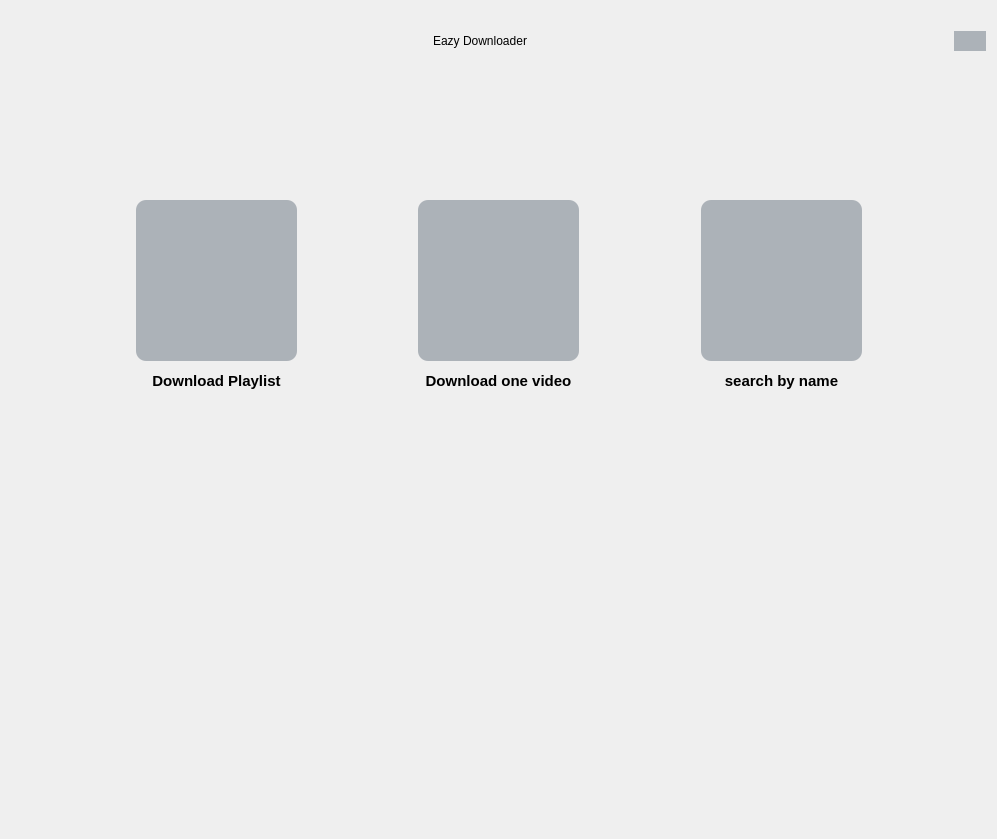
<?xml version="1.0" encoding="UTF-8"?>
<ui version="4.0">
 <class>Form</class>
 <widget class="QWidget" name="Form">
  <property name="geometry">
   <rect>
    <x>0</x>
    <y>0</y>
    <width>997</width>
    <height>839</height>
   </rect>
  </property>
  <property name="maximumSize">
   <size>
    <width>16777215</width>
    <height>16777215</height>
   </size>
  </property>
  <property name="font">
   <font>
    <weight>50</weight>
    <bold>false</bold>
   </font>
  </property>
  <property name="windowTitle">
   <string>Eazy Downloader</string>
  </property>
  <property name="windowIcon">
   <iconset resource="app_resources.qrc">
    <normaloff>:/icons/images/logo.ico</normaloff>:/icons/images/logo.ico</iconset>
  </property>
  <property name="styleSheet">
   <string notr="true">
QLineEdit, QTextEdit {
    border-width: 2px;
    border-radius: 8px;
    border-style: solid;
    border-top-color: qlineargradient(spread:pad, x1:0.5, y1:1, x2:0.5, y2:0, stop:0 #c1c9cf, stop:1 #d2d8dd);
    border-right-color: qlineargradient(spread:pad, x1:0, y1:0, x2:1, y2:0, stop:0 #c1c9cf, stop:1 #d2d8dd);
    border-bottom-color: qlineargradient(spread:pad, x1:0.5, y1:0, x2:0.5, y2:1, stop:0 #c1c9cf, stop:1 #d2d8dd);
    border-left-color: qlineargradient(spread:pad, x1:1, y1:0, x2:0, y2:0, stop:0 #c1c9cf, stop:1 #d2d8dd);
    background-color: #f4f4f4;
    color: #3d3d3d;
}
QLineEdit:focus, QTextEdit:focus {
    border-width: 2px;
    border-radius: 8px;
    border-style: solid;
    border-top-color: qlineargradient(spread:pad, x1:0.5, y1:1, x2:0.5, y2:0, stop:0 #85b7e3, stop:1 #9ec1db);
    border-right-color: qlineargradient(spread:pad, x1:0, y1:0, x2:1, y2:0, stop:0 #85b7e3, stop:1 #9ec1db);
    border-bottom-color: qlineargradient(spread:pad, x1:0.5, y1:0, x2:0.5, y2:1, stop:0 #85b7e3, stop:1 #9ec1db);
    border-left-color: qlineargradient(spread:pad, x1:1, y1:0, x2:0, y2:0, stop:0 #85b7e3, stop:1 #9ec1db);
    background-color: #f4f4f4;
    color: #3d3d3d;
}
QLineEdit:disabled{
    color: #b9b9b9;
}

QLineEdit::placeholder {
          color: #767e89;
        }

*{border-radius:10% 10%;
	border-color: rgb(255, 255, 255,100);


}

QPushButton:hover{
    background-color: #827397;
}

QPushButton{
	background-color:rgba(69,83,100,100 );
}

QFrame {
	background-color: rgb(255, 255, 255,0);
	border-color: rgb(255, 255, 255,0);
}

</string>
  </property>
  <layout class="QGridLayout" name="gridLayout_2">
   <item row="4" column="0">
    <spacer name="verticalSpacer">
     <property name="orientation">
      <enum>Qt::Vertical</enum>
     </property>
     <property name="sizeType">
      <enum>QSizePolicy::Expanding</enum>
     </property>
     <property name="sizeHint" stdset="0">
      <size>
       <width>20</width>
       <height>322</height>
      </size>
     </property>
    </spacer>
   </item>
   <item row="3" column="0" colspan="2">
    <widget class="QFrame" name="frame">
     <property name="frameShape">
      <enum>QFrame::StyledPanel</enum>
     </property>
     <property name="frameShadow">
      <enum>QFrame::Raised</enum>
     </property>
     <layout class="QGridLayout" name="gridLayout">
      <item row="1" column="2">
       <spacer name="horizontalSpacer">
        <property name="orientation">
         <enum>Qt::Horizontal</enum>
        </property>
        <property name="sizeHint" stdset="0">
         <size>
          <width>61</width>
          <height>20</height>
         </size>
        </property>
       </spacer>
      </item>
      <item row="1" column="4">
       <spacer name="horizontalSpacer_2">
        <property name="orientation">
         <enum>Qt::Horizontal</enum>
        </property>
        <property name="sizeHint" stdset="0">
         <size>
          <width>61</width>
          <height>20</height>
         </size>
        </property>
       </spacer>
      </item>
      <item row="1" column="0">
       <spacer name="horizontalSpacer_4">
        <property name="orientation">
         <enum>Qt::Horizontal</enum>
        </property>
        <property name="sizeHint" stdset="0">
         <size>
          <width>61</width>
          <height>20</height>
         </size>
        </property>
       </spacer>
      </item>
      <item row="1" column="5">
       <layout class="QVBoxLayout" name="verticalLayout">
        <item>
         <widget class="QPushButton" name="search_song_btn">
          <property name="minimumSize">
           <size>
            <width>161</width>
            <height>161</height>
           </size>
          </property>
          <property name="maximumSize">
           <size>
            <width>161</width>
            <height>161</height>
           </size>
          </property>
          <property name="styleSheet">
           <string notr="true">QPushButton {

    padding: 2px;
    font: bold 15px;
    border-width: 6px;
    border-radius: 10px;
    border-color: #2752B8;
}
QPushButton:hover {
    background-color: #827397;
}</string>
          </property>
          <property name="text">
           <string/>
          </property>
          <property name="icon">
           <iconset resource="app_resources.qrc">
            <normaloff>:/icons/icons/searching.png</normaloff>:/icons/icons/searching.png</iconset>
          </property>
          <property name="iconSize">
           <size>
            <width>100</width>
            <height>100</height>
           </size>
          </property>
         </widget>
        </item>
        <item>
         <spacer name="verticalSpacer_5">
          <property name="orientation">
           <enum>Qt::Vertical</enum>
          </property>
          <property name="sizeType">
           <enum>QSizePolicy::Fixed</enum>
          </property>
          <property name="sizeHint" stdset="0">
           <size>
            <width>20</width>
            <height>5</height>
           </size>
          </property>
         </spacer>
        </item>
        <item>
         <widget class="QLabel" name="label_13">
          <property name="sizePolicy">
           <sizepolicy hsizetype="Preferred" vsizetype="Fixed">
            <horstretch>0</horstretch>
            <verstretch>0</verstretch>
           </sizepolicy>
          </property>
          <property name="maximumSize">
           <size>
            <width>161</width>
            <height>16777215</height>
           </size>
          </property>
          <property name="font">
           <font>
            <family>Ubuntu</family>
            <pointsize>11</pointsize>
            <weight>75</weight>
            <bold>true</bold>
           </font>
          </property>
          <property name="text">
           <string>search by name</string>
          </property>
          <property name="alignment">
           <set>Qt::AlignCenter</set>
          </property>
         </widget>
        </item>
       </layout>
      </item>
      <item row="2" column="1">
       <spacer name="verticalSpacer_6">
        <property name="orientation">
         <enum>Qt::Vertical</enum>
        </property>
        <property name="sizeHint" stdset="0">
         <size>
          <width>20</width>
          <height>40</height>
         </size>
        </property>
       </spacer>
      </item>
      <item row="1" column="3">
       <layout class="QVBoxLayout" name="verticalLayout_2">
        <item>
         <widget class="QPushButton" name="dwnlod_video_btn">
          <property name="minimumSize">
           <size>
            <width>161</width>
            <height>161</height>
           </size>
          </property>
          <property name="maximumSize">
           <size>
            <width>161</width>
            <height>161</height>
           </size>
          </property>
          <property name="styleSheet">
           <string notr="true">QPushButton {

    padding: 2px;
    font: bold 15px;
    border-width: 6px;
    border-radius: 10px;
    border-color: #2752B8;
}
QPushButton:hover {
    background-color: #827397;
}</string>
          </property>
          <property name="text">
           <string/>
          </property>
          <property name="icon">
           <iconset resource="app_resources.qrc">
            <normaloff>:/icons/images/icons8.png</normaloff>:/icons/images/icons8.png</iconset>
          </property>
          <property name="iconSize">
           <size>
            <width>150</width>
            <height>150</height>
           </size>
          </property>
         </widget>
        </item>
        <item>
         <spacer name="verticalSpacer_4">
          <property name="orientation">
           <enum>Qt::Vertical</enum>
          </property>
          <property name="sizeType">
           <enum>QSizePolicy::Fixed</enum>
          </property>
          <property name="sizeHint" stdset="0">
           <size>
            <width>20</width>
            <height>5</height>
           </size>
          </property>
         </spacer>
        </item>
        <item>
         <widget class="QLabel" name="label_12">
          <property name="sizePolicy">
           <sizepolicy hsizetype="Preferred" vsizetype="Fixed">
            <horstretch>0</horstretch>
            <verstretch>0</verstretch>
           </sizepolicy>
          </property>
          <property name="maximumSize">
           <size>
            <width>185</width>
            <height>16777215</height>
           </size>
          </property>
          <property name="font">
           <font>
            <family>Ubuntu</family>
            <pointsize>11</pointsize>
            <weight>75</weight>
            <bold>true</bold>
           </font>
          </property>
          <property name="text">
           <string>Download one video</string>
          </property>
          <property name="alignment">
           <set>Qt::AlignCenter</set>
          </property>
         </widget>
        </item>
       </layout>
      </item>
      <item row="1" column="1">
       <layout class="QVBoxLayout" name="verticalLayout_3">
        <item>
         <widget class="QPushButton" name="dwnlod_playlist_btn">
          <property name="minimumSize">
           <size>
            <width>161</width>
            <height>161</height>
           </size>
          </property>
          <property name="maximumSize">
           <size>
            <width>161</width>
            <height>161</height>
           </size>
          </property>
          <property name="styleSheet">
           <string notr="true">QPushButton {

    padding: 2px;
    font: bold 15px;
    border-width: 6px;
    border-radius: 10px;
    border-color: #2752B8;
}
QPushButton:hover {
    background-color: #827397;
}</string>
          </property>
          <property name="text">
           <string/>
          </property>
          <property name="icon">
           <iconset resource="app_resources.qrc">
            <normaloff>:/icons/images/down.png</normaloff>:/icons/images/down.png</iconset>
          </property>
          <property name="iconSize">
           <size>
            <width>150</width>
            <height>150</height>
           </size>
          </property>
         </widget>
        </item>
        <item>
         <spacer name="verticalSpacer_2">
          <property name="orientation">
           <enum>Qt::Vertical</enum>
          </property>
          <property name="sizeType">
           <enum>QSizePolicy::Fixed</enum>
          </property>
          <property name="sizeHint" stdset="0">
           <size>
            <width>20</width>
            <height>5</height>
           </size>
          </property>
         </spacer>
        </item>
        <item>
         <widget class="QLabel" name="label_11">
          <property name="sizePolicy">
           <sizepolicy hsizetype="Preferred" vsizetype="Fixed">
            <horstretch>0</horstretch>
            <verstretch>0</verstretch>
           </sizepolicy>
          </property>
          <property name="maximumSize">
           <size>
            <width>161</width>
            <height>16777215</height>
           </size>
          </property>
          <property name="font">
           <font>
            <family>Ubuntu</family>
            <pointsize>11</pointsize>
            <weight>75</weight>
            <bold>true</bold>
           </font>
          </property>
          <property name="text">
           <string>Download Playlist</string>
          </property>
          <property name="alignment">
           <set>Qt::AlignCenter</set>
          </property>
         </widget>
        </item>
       </layout>
      </item>
      <item row="1" column="6">
       <spacer name="horizontalSpacer_3">
        <property name="orientation">
         <enum>Qt::Horizontal</enum>
        </property>
        <property name="sizeHint" stdset="0">
         <size>
          <width>106</width>
          <height>20</height>
         </size>
        </property>
       </spacer>
      </item>
      <item row="0" column="1">
       <spacer name="verticalSpacer_7">
        <property name="orientation">
         <enum>Qt::Vertical</enum>
        </property>
        <property name="sizeHint" stdset="0">
         <size>
          <width>20</width>
          <height>40</height>
         </size>
        </property>
       </spacer>
      </item>
      <item row="2" column="3">
       <spacer name="verticalSpacer_8">
        <property name="orientation">
         <enum>Qt::Vertical</enum>
        </property>
        <property name="sizeHint" stdset="0">
         <size>
          <width>20</width>
          <height>40</height>
         </size>
        </property>
       </spacer>
      </item>
      <item row="2" column="5">
       <spacer name="verticalSpacer_9">
        <property name="orientation">
         <enum>Qt::Vertical</enum>
        </property>
        <property name="sizeHint" stdset="0">
         <size>
          <width>20</width>
          <height>40</height>
         </size>
        </property>
       </spacer>
      </item>
      <item row="0" column="3">
       <spacer name="verticalSpacer_10">
        <property name="orientation">
         <enum>Qt::Vertical</enum>
        </property>
        <property name="sizeHint" stdset="0">
         <size>
          <width>20</width>
          <height>40</height>
         </size>
        </property>
       </spacer>
      </item>
      <item row="0" column="5">
       <spacer name="verticalSpacer_11">
        <property name="orientation">
         <enum>Qt::Vertical</enum>
        </property>
        <property name="sizeHint" stdset="0">
         <size>
          <width>20</width>
          <height>40</height>
         </size>
        </property>
       </spacer>
      </item>
     </layout>
    </widget>
   </item>
   <item row="2" column="1">
    <spacer name="verticalSpacer_3">
     <property name="orientation">
      <enum>Qt::Vertical</enum>
     </property>
     <property name="sizeType">
      <enum>QSizePolicy::Preferred</enum>
     </property>
     <property name="sizeHint" stdset="0">
      <size>
       <width>20</width>
       <height>60</height>
      </size>
     </property>
    </spacer>
   </item>
   <item row="1" column="0" colspan="2">
    <layout class="QHBoxLayout" name="horizontalLayout_4">
     <item>
      <spacer name="horizontalSpacer_6">
       <property name="orientation">
        <enum>Qt::Horizontal</enum>
       </property>
       <property name="sizeHint" stdset="0">
        <size>
         <width>40</width>
         <height>20</height>
        </size>
       </property>
      </spacer>
     </item>
     <item>
      <widget class="QLabel" name="label_4">
       <property name="styleSheet">
        <string notr="true">font: 20pt &quot;Acumin Pro&quot;;

 border-radius: 7px;
</string>
       </property>
       <property name="text">
        <string>Eazy Downloader</string>
       </property>
       <property name="alignment">
        <set>Qt::AlignCenter</set>
       </property>
      </widget>
     </item>
     <item>
      <spacer name="horizontalSpacer_7">
       <property name="orientation">
        <enum>Qt::Horizontal</enum>
       </property>
       <property name="sizeHint" stdset="0">
        <size>
         <width>35</width>
         <height>20</height>
        </size>
       </property>
      </spacer>
     </item>
     <item>
      <widget class="QPushButton" name="pushButton">
       <property name="maximumSize">
        <size>
         <width>40</width>
         <height>40</height>
        </size>
       </property>
       <property name="styleSheet">
        <string notr="true"> border-radius: 12px;
</string>
       </property>
       <property name="text">
        <string/>
       </property>
       <property name="icon">
        <iconset resource="app_resources.qrc">
         <normaloff>:/icons/images/question.png</normaloff>:/icons/images/question.png</iconset>
       </property>
       <property name="iconSize">
        <size>
         <width>30</width>
         <height>30</height>
        </size>
       </property>
      </widget>
     </item>
    </layout>
   </item>
   <item row="0" column="0">
    <spacer name="verticalSpacer_12">
     <property name="orientation">
      <enum>Qt::Vertical</enum>
     </property>
     <property name="sizeType">
      <enum>QSizePolicy::Fixed</enum>
     </property>
     <property name="sizeHint" stdset="0">
      <size>
       <width>20</width>
       <height>20</height>
      </size>
     </property>
    </spacer>
   </item>
  </layout>
 </widget>
 <resources>
  <include location="app_resources.qrc"/>
 </resources>
 <connections/>
</ui>
